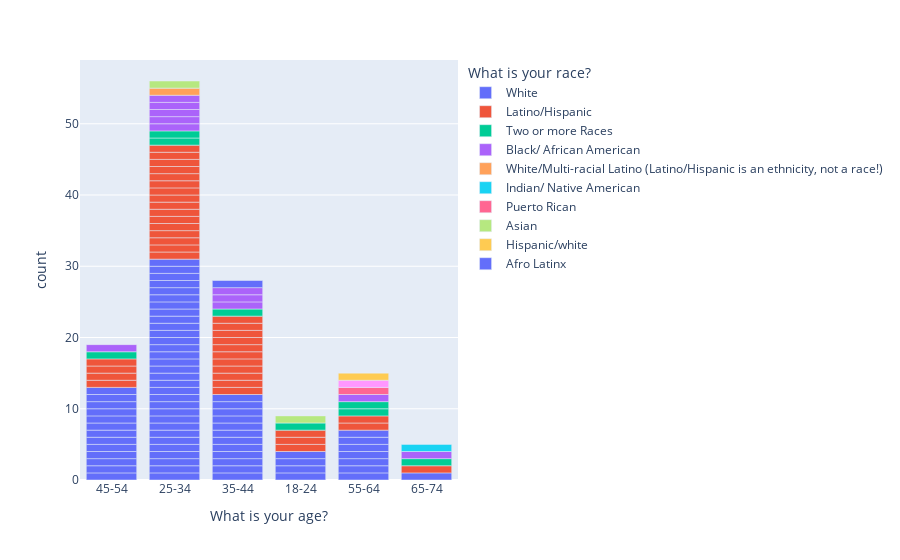

The notebook cell this image was saved under:
### Code cell
fig = px.bar(dei, x="What is your age?", color="What is your race? ", # can be `box`, `violin`
            )
fig.show()

### Figure 1 — Plotly figure (JSON) as saved in the notebook; plotly's stock layout.template omitted (floating-point values rounded to 4 significant figures)
{"data": [{"alignmentgroup": "True", "hovertemplate": "What is your race? =White<br>What is your age?=%{x}<br>count=%{y}<extra></extra>", "legendgroup": "White", "marker": {"color": "#636efa"}, "name": "White", "offsetgroup": "White", "orientation": "v", "showlegend": true, "textposition": "auto", "type": "bar", "x": ["45-54", "25-34", "45-54", "25-34", "25-34", "35-44", "25-34", "18-24", "45-54", "55-64", "25-34", "35-44", "25-34", "35-44", "25-34", "55-64", "25-34", "25-34", "25-34", "25-34", "35-44", "18-24", "25-34", "25-34", "25-34", "45-54", "45-54", "25-34", "35-44", "55-64", "25-34", "45-54", "35-44", "45-54", "25-34", "25-34", "55-64", "35-44", "35-44", "65-74", "25-34", "55-64", "35-44", "25-34", "45-54", "25-34", "55-64", "25-34", "45-54", "18-24", "25-34", "45-54", "45-54", "25-34", "55-64", "45-54", "35-44", "35-44", "35-44", "25-34", "25-34", "25-34", "25-34", "25-34", "25-34", "18-24", "45-54", "25-34"], "xaxis": "x", "y": [1, 1, 1, 1, 1, 1, 1, 1, 1, 1, 1, 1, 1, 1, 1, 1, 1, 1, 1, 1, 1, 1, 1, 1, 1, 1, 1, 1, 1, 1, 1, 1, 1, 1, 1, 1, 1, 1, 1, 1, 1, 1, 1, 1, 1, 1, 1, 1, 1, 1, 1, 1, 1, 1, 1, 1, 1, 1, 1, 1, 1, 1, 1, 1, 1, 1, 1, 1], "yaxis": "y"}, {"alignmentgroup": "True", "hovertemplate": "What is your race? =Latino/Hispanic<br>What is your age?=%{x}<br>count=%{y}<extra></extra>", "legendgroup": "Latino/Hispanic", "marker": {"color": "#EF553B"}, "name": "Latino/Hispanic", "offsetgroup": "Latino/Hispanic", "orientation": "v", "showlegend": true, "textposition": "auto", "type": "bar", "x": ["25-34", "18-24", "18-24", "25-34", "25-34", "18-24", "25-34", "55-64", "55-64", "25-34", "35-44", "45-54", "35-44", "25-34", "65-74", "25-34", "25-34", "35-44", "35-44", "35-44", "45-54", "25-34", "35-44", "35-44", "25-34", "25-34", "35-44", "35-44", "25-34", "25-34", "25-34", "45-54", "45-54", "35-44", "35-44", "25-34", "25-34"], "xaxis": "x", "y": [1, 1, 1, 1, 1, 1, 1, 1, 1, 1, 1, 1, 1, 1, 1, 1, 1, 1, 1, 1, 1, 1, 1, 1, 1, 1, 1, 1, 1, 1, 1, 1, 1, 1, 1, 1, 1], "yaxis": "y"}, {"alignmentgroup": "True", "hovertemplate": "What is your race? =Two or more Races<br>What is your age?=%{x}<br>count=%{y}<extra></extra>", "legendgroup": "Two or more Races", "marker": {"color": "#00cc96"}, "name": "Two or more Races", "offsetgroup": "Two or more Races", "orientation": "v", "showlegend": true, "textposition": "auto", "type": "bar", "x": ["55-64", "45-54", "55-64", "65-74", "25-34", "35-44", "25-34", "18-24"], "xaxis": "x", "y": [1, 1, 1, 1, 1, 1, 1, 1], "yaxis": "y"}, {"alignmentgroup": "True", "hovertemplate": "What is your race? =Black/ African American<br>What is your age?=%{x}<br>count=%{y}<extra></extra>", "legendgroup": "Black/ African American", "marker": {"color": "#ab63fa"}, "name": "Black/ African American", "offsetgroup": "Black/ African American", "orientation": "v", "showlegend": true, "textposition": "auto", "type": "bar", "x": ["25-34", "25-34", "25-34", "65-74", "35-44", "35-44", "25-34", "45-54", "35-44", "25-34", "55-64"], "xaxis": "x", "y": [1, 1, 1, 1, 1, 1, 1, 1, 1, 1, 1], "yaxis": "y"}, {"alignmentgroup": "True", "hovertemplate": "What is your race? =White/Multi-racial Latino (Latino/Hispanic is an ethnicity, not a race!)<br>What is your age?=%{x}<br>count=%{y}<extra></extra>", "legendgroup": "White/Multi-racial Latino (Latino/Hispanic is an ethnicity, not a race!)", "marker": {"color": "#FFA15A"}, "name": "White/Multi-racial Latino (Latino/Hispanic is an ethnicity, not a race!)", "offsetgroup": "White/Multi-racial Latino (Latino/Hispanic is an ethnicity, not a race!)", "orientation": "v", "showlegend": true, "textposition": "auto", "type": "bar", "x": ["25-34"], "xaxis": "x", "y": [1], "yaxis": "y"}, {"alignmentgroup": "True", "hovertemplate": "What is your race? =Indian/ Native American<br>What is your age?=%{x}<br>count=%{y}<extra></extra>", "legendgroup": "Indian/ Native American", "marker": {"color": "#19d3f3"}, "name": "Indian/ Native American", "offsetgroup": "Indian/ Native American", "orientation": "v", "showlegend": true, "textposition": "auto", "type": "bar", "x": ["65-74"], "xaxis": "x", "y": [1], "yaxis": "y"}, {"alignmentgroup": "True", "hovertemplate": "What is your race? =Puerto Rican<br>What is your age?=%{x}<br>count=%{y}<extra></extra>", "legendgroup": "Puerto Rican", "marker": {"color": "#FF6692"}, "name": "Puerto Rican", "offsetgroup": "Puerto Rican", "orientation": "v", "showlegend": true, "textposition": "auto", "type": "bar", "x": ["55-64"], "xaxis": "x", "y": [1], "yaxis": "y"}, {"alignmentgroup": "True", "hovertemplate": "What is your race? =Asian<br>What is your age?=%{x}<br>count=%{y}<extra></extra>", "legendgroup": "Asian", "marker": {"color": "#B6E880"}, "name": "Asian", "offsetgroup": "Asian", "orientation": "v", "showlegend": true, "textposition": "auto", "type": "bar", "x": ["18-24", "25-34"], "xaxis": "x", "y": [1, 1], "yaxis": "y"}, {"alignmentgroup": "True", "hovertemplate": "What is your race? =<br>What is your age?=%{x}<br>count=%{y}<extra></extra>", "legendgroup": "", "marker": {"color": "#FF97FF"}, "name": "", "offsetgroup": "", "orientation": "v", "showlegend": false, "textposition": "auto", "type": "bar", "x": ["55-64"], "xaxis": "x", "y": [1], "yaxis": "y"}, {"alignmentgroup": "True", "hovertemplate": "What is your race? =Hispanic/white<br>What is your age?=%{x}<br>count=%{y}<extra></extra>", "legendgroup": "Hispanic/white", "marker": {"color": "#FECB52"}, "name": "Hispanic/white", "offsetgroup": "Hispanic/white", "orientation": "v", "showlegend": true, "textposition": "auto", "type": "bar", "x": ["55-64"], "xaxis": "x", "y": [1], "yaxis": "y"}, {"alignmentgroup": "True", "hovertemplate": "What is your race? =Afro Latinx<br>What is your age?=%{x}<br>count=%{y}<extra></extra>", "legendgroup": "Afro Latinx", "marker": {"color": "#636efa"}, "name": "Afro Latinx", "offsetgroup": "Afro Latinx", "orientation": "v", "showlegend": true, "textposition": "auto", "type": "bar", "x": ["35-44"], "xaxis": "x", "y": [1], "yaxis": "y"}], "layout": {"barmode": "relative", "legend": {"title": {"text": "What is your race? "}, "tracegroupgap": 0}, "margin": {"t": 60}, "xaxis": {"anchor": "y", "domain": [0, 1], "title": {"text": "What is your age?"}}, "yaxis": {"anchor": "x", "domain": [0, 1], "title": {"text": "count"}}}}
